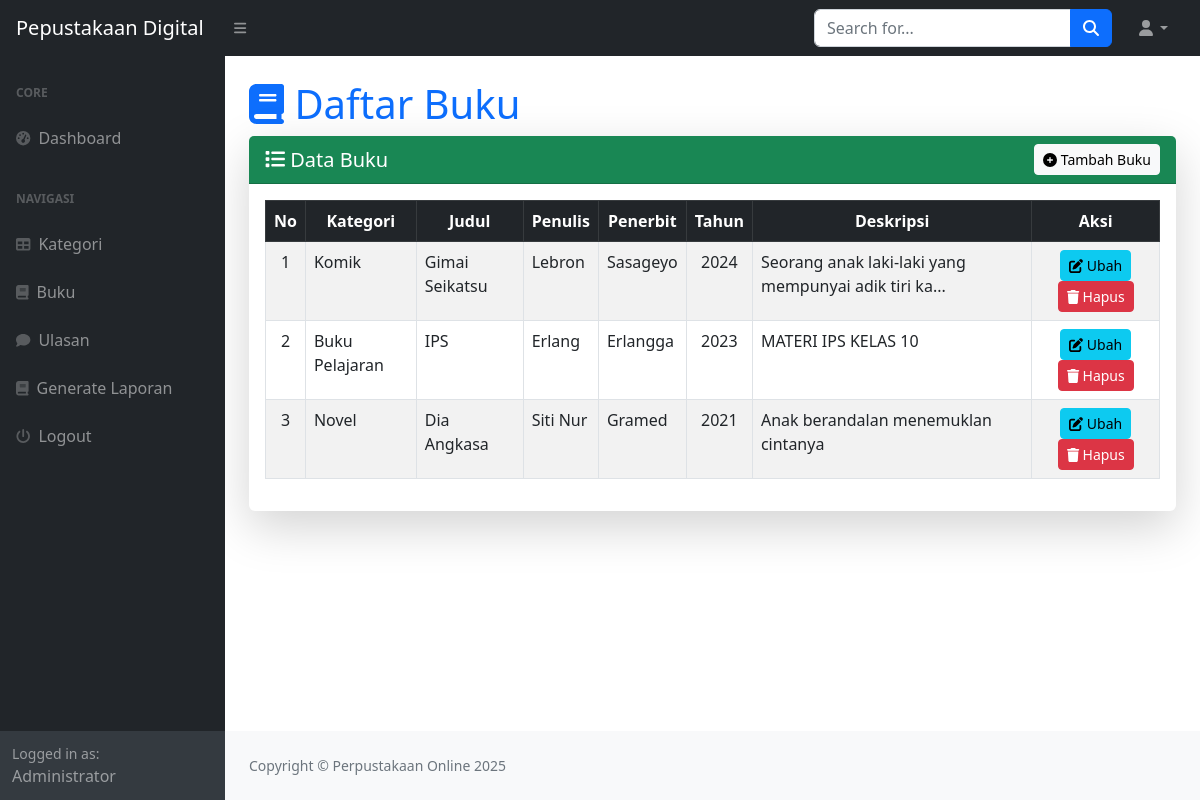
/perpusdig/index.php?page=buku (signed in), run on the app's committed database.
### tables this page shows
CREATE TABLE `buku` (
  `id_buku` int(11) NOT NULL,
  `id_kategori` int(11) DEFAULT NULL,
  `judul` varchar(255) DEFAULT NULL,
  `penulis` varchar(255) DEFAULT NULL,
  `penerbit` varchar(255) DEFAULT NULL,
  `tahun_terbit` varchar(255) DEFAULT NULL,
  `deskripsi` text NOT NULL
);

CREATE TABLE `kategori` (
  `id_kategori` int(11) NOT NULL,
  `kategori` varchar(255) DEFAULT NULL
);

### perpusdig/buku.php (the view, shortened to what this page needs)
<h1 class="mt-4 text-primary"><i class="fas fa-book"></i> Daftar Buku</h1>
<div class="card shadow-lg border-0">
    <div class="card-header bg-success text-white d-flex justify-content-between align-items-center">
        <h5 class="mb-0"><i class="fas fa-list"></i> Data Buku</h5>
        <a href="?page=buku_tambah" class="btn btn-light btn-sm">
            <i class="fas fa-plus-circle"></i> Tambah Buku
        </a>
    </div>
    <div class="card-body">
        <div class="table-responsive">
            <table class="table table-bordered table-striped table-hover" id="dataTable" width="100%" cellspacing="0">
                <thead class="table-dark">
                    <tr class="text-center">
                        <th>No</th>
                        <th>Kategori</th>
                        <th>Judul</th>
                        <th>Penulis</th>
                        <th>Penerbit</th>
                        <th>Tahun</th>
                        <th>Deskripsi</th>
                        <th>Aksi</th>
                    </tr>
                </thead>
                <tbody>
                    <?php
                    $i = 1;
                    $query = mysqli_query($koneksi, "SELECT * FROM buku LEFT JOIN kategori ON buku.id_kategori = kategori.id_kategori");
                    while($data = mysqli_fetch_array($query)){
                    ?>
                    <tr>
                        <td class="text-center"><?php echo $i++; ?></td>
                        <td><?php echo $data['kategori']; ?></td>
                        <td><?php echo $data['judul']; ?></td>
                        <td><?php echo $data['penulis']; ?></td>
                        <td><?php echo $data['penerbit']; ?></td>
                        <td class="text-center"><?php echo $data['tahun_terbit']; ?></td>
                        <td>
                            <?php echo (strlen($data['deskripsi']) > 50) ? substr($data['deskripsi'], 0, 50) . '...' : $data['deskripsi']; ?>
                        </td>
                        <td class="text-center">
                            <a href="?page=buku_ubah&id=<?php echo $data['id_buku']; ?>" class="btn btn-info btn-sm">
                                <i class="fas fa-edit"></i> Ubah
                            </a>
                            <button onclick="hapusData(<?php echo $data['id_buku']; ?>)" class="btn btn-danger btn-sm">
                                <i class="fas fa-trash"></i> Hapus
                            </button>
                        </td>
                    </tr>
                    <?php } ?>
                </tbody>
            </table>
        </div>
    </div>
</div>

### perpusdig/index.php (shortened to what this page needs)
<!DOCTYPE html>
<html lang="en">
    <head>
        <link href="https://cdn.jsdelivr.net/npm/simple-datatables@7.1.2/dist/style.min.css" rel="stylesheet" />
        <link href="css/styles.css" rel="stylesheet" />
    </head>
    <body class="sb-nav-fixed">
        <nav class="sb-topnav navbar navbar-expand navbar-dark bg-dark">
            <a class="navbar-brand ps-3" href="index.html">Pepustakaan Digital</a>
            <button class="btn btn-link btn-sm order-1 order-lg-0 me-4 me-lg-0" id="sidebarToggle" href="#!"><i class="fas fa-bars"></i></button>
            <form class="d-none d-md-inline-block form-inline ms-auto me-0 me-md-3 my-2 my-md-0">
                <div class="input-group">
                    <input class="form-control" type="text" placeholder="Search for..." aria-label="Search for..." aria-describedby="btnNavbarSearch" />
                    <button class="btn btn-primary" id="btnNavbarSearch" type="button"><i class="fas fa-search"></i></button>
                </div>
            </form>
            <ul class="navbar-nav ms-auto ms-md-0 me-3 me-lg-4">
                <li class="nav-item dropdown">
                    <a class="nav-link dropdown-toggle" id="navbarDropdown" href="#" role="button" data-bs-toggle="dropdown" aria-expanded="false"><i class="fas fa-user fa-fw"></i></a>
                </li>
            </ul>
        </nav>
        <div id="layoutSidenav">
            <div id="layoutSidenav_nav">
                <nav class="sb-sidenav accordion sb-sidenav-dark" id="sidenavAccordion">
                    <div class="sb-sidenav-menu">
                        <div class="nav">
                            <div class="sb-sidenav-menu-heading">Core</div>
                            <a class="nav-link" href="?">
                                <div class="sb-nav-link-icon"><i class="fas fa-tachometer-alt"></i></div>
                                Dashboard
                            </a>
                            <?php
                                if($_SESSION['user']['level'] != 'peminjam'){
                            ?>
                            <div class="sb-sidenav-menu-heading">Navigasi</div>
                            <a class="nav-link" href="?page=kategori">
                                <div class="sb-nav-link-icon"><i class="fas fa-table"></i></div>
                                Kategori
                            </a>
                            <a class="nav-link" href="?page=buku">
                                <div class="sb-nav-link-icon"><i class="fas fa-book"></i></div>
                                Buku
                            </a>
                            <?php
                                }
                                ?>
                                <a class="nav-link" href="?page=ulasan">
                                    <div class="sb-nav-link-icon"><i class="fas fa-comment"></i></div>
                                    Ulasan
                                </a>
                            <?php
                                if($_SESSION['user']['level'] != 'peminjam'){
                            ?>
                            <a class="nav-link" href="?page=laporan">
                                <div class="sb-nav-link-icon"><i class="fas fa-book"></i></div>
                                Generate Laporan
                            </a>
                            <?php
                                }
                            ?>
                            <a class="nav-link" href="logout.php">
                                <div class="sb-nav-link-icon"><i class="fa fa-power-off"></i></div>
                                Logout
                            </a>
                        </div>
                    </div>
                    <div class="sb-sidenav-footer">
                        <div class="small">Logged in as:</div>
                        <?php echo $_SESSION['user']['nama'];?>
                    </div>
                </nav>
            </div>
            <div id="layoutSidenav_content">
                <main>
                    <div class="container-fluid px-4">
                        <?php
                            $page = isset($_GET['page']) ? $_GET['page'] : 'home';
                            if(file_exists($page . '.php')){
                                include $page . '.php';
                            }else{
                                include '404.php';
                            }
                        ?>
                    </div>
                </main>
                <footer class="py-4 bg-light mt-auto">
                    <div class="container-fluid px-4">
                        <div class="d-flex align-items-center justify-content-between small">
                            <div class="text-muted">Copyright &copy; Perpustakaan Online 2025</div>
                        </div>
                    </div>
                </footer>
            </div>
        </div>
    </body>
</html>

### data on the page
buku: id_kategori.kategori "Komik", judul "Gimai Seikatsu", penulis "Lebron", penerbit "Sasageyo", tahun_terbit "2024", deskripsi "Seorang anak laki-laki yang mempunyai adik tiri ka"
buku: id_kategori.kategori "Buku Pelajaran", judul "IPS", penulis "Erlang", penerbit "Erlangga", tahun_terbit "2023", deskripsi "MATERI IPS KELAS 10"
buku: id_kategori.kategori "Novel", judul "Dia Angkasa", penulis "Siti Nur", penerbit "Gramed", tahun_terbit "2021", deskripsi "Anak berandalan menemuklan cintanya"

### other printed values
$_SESSION['user']['nama'] "Administrator"
